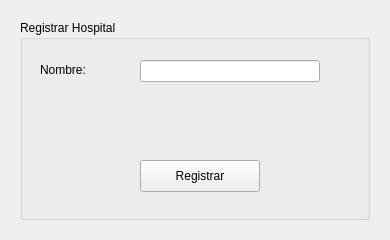
<?xml version="1.0" encoding="UTF-8"?>
<ui version="4.0">
 <class>FormHospital</class>
 <widget class="QWidget" name="FormHospital">
  <property name="windowTitle">
   <string>Hospital</string>
  </property>

  <widget class="QGroupBox" name="groupHospital">
   <property name="geometry">
    <rect><x>20</x><y>20</y><width>350</width><height>200</height></rect>
   </property>
   <property name="title">
    <string>Registrar Hospital</string>
   </property>

   <widget class="QLabel" name="label_name">
    <property name="geometry">
     <rect><x>20</x><y>40</y><width>80</width><height>20</height></rect>
    </property>
    <property name="text">
     <string>Nombre:</string>
    </property>
   </widget>

   <widget class="QLineEdit" name="line_name">
    <property name="geometry">
     <rect><x>120</x><y>40</y><width>180</width><height>22</height></rect>
    </property>
   </widget>

   <widget class="QPushButton" name="push_save">
    <property name="geometry">
     <rect><x>120</x><y>140</y><width>120</width><height>32</height></rect>
    </property>
    <property name="text">
     <string>Registrar</string>
    </property>
   </widget>
  </widget>
 </widget>
 <resources/>
 <connections/>
</ui>
